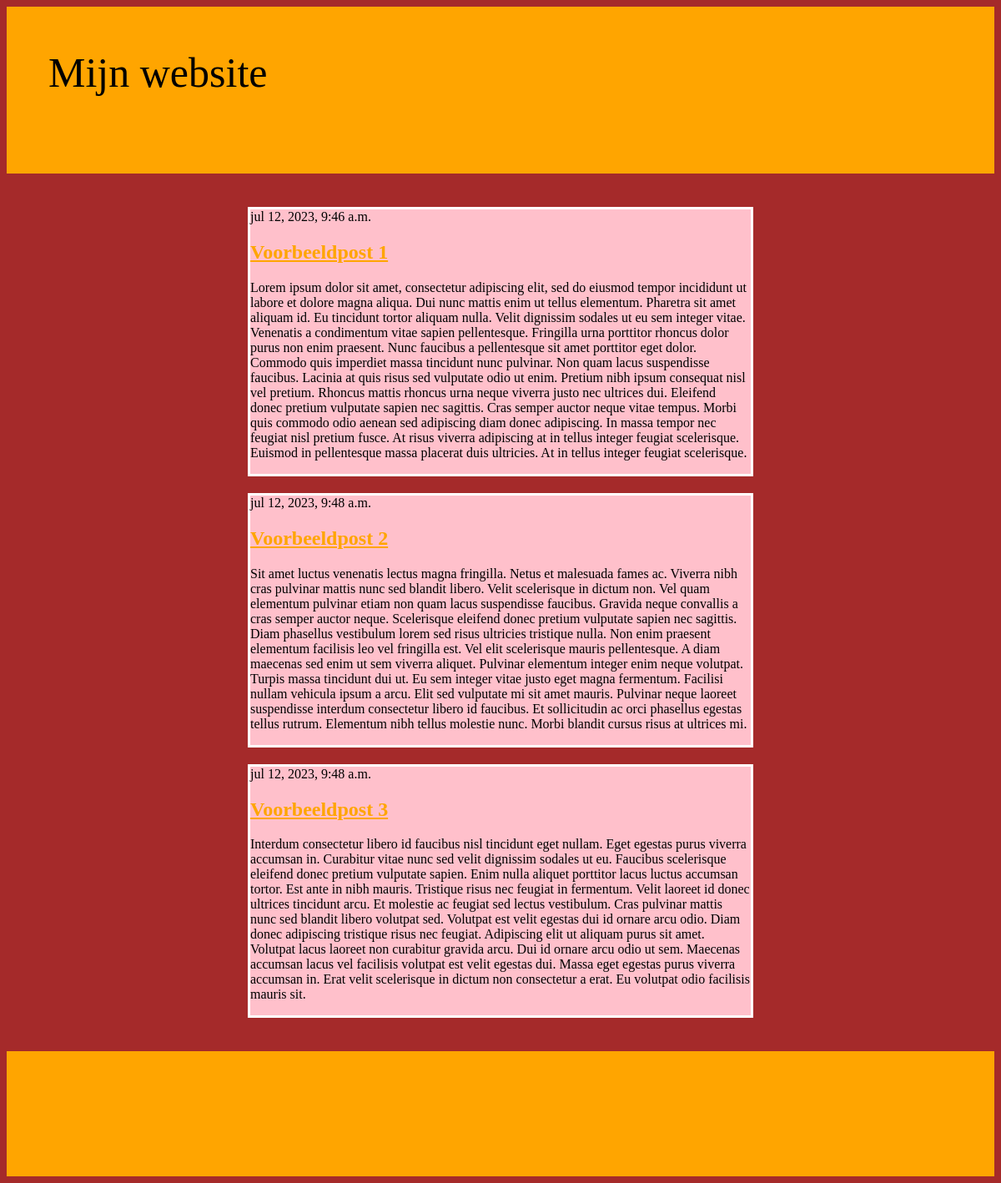
The page / on the database its author committed.
### blog/models.py (models this page shows, shortened)
class Post(models.Model):
    author = models.ForeignKey(settings.AUTH_USER_MODEL, on_delete=models.CASCADE)
    title = models.CharField(max_length=200)
    text = models.TextField()
    created_date = models.DateTimeField(default=timezone.now)
    published_date = models.DateTimeField(blank=True, null=True)

### blog/views.py (the view)
# urls.py: path('', views.post_list, name='post_list'),
def post_list(request):
    posts = Post.objects.filter(published_date__lte=timezone.now()).order_by('published_date')
    return render(request, 'blog/post_list.html', {'posts': posts})

### blog/templates/blog/post_list.html (shortened to what this page needs)
{% load static %}
<!DOCTYPE html>
<html lang="en">
    <head><meta charset="utf-8">
        <link rel="stylesheet" href="{% static 'css/stijlles5django.css' %}">
    </head>
    <header>Mijn website</header>
    <body>{% block content %}{% for post in posts %}
        <article class="post">
            <time class="date">{{ post.published_date }}</time>
            <h2><a href="">{{ post.title }}</a></h2>
            <p>{{ post.text|linebreaksbr }}</p>
        </article>{% endfor %}{% endblock %}
        <footer></footer>
    </body>
</html>

### blog/static/css/stijlles5django.css (style rules this page uses)
body { background-color: brown; }
header { background-color: orange; height: 100px; padding: 50px; font-size: 50px; max-width: 100%; margin-bottom: 40px; }
article { width: 600px; margin: auto; border: 3px solid white; background-color: rgb(255, 192, 203); margin-top: 20px; margin-bottom: 20px; }
footer { margin-top: 40px; background-color: orange; height: 150px; }
a { color: orange; }

### rows shown on the page
Post: published_date "jul 12, 2023, 9:46 a.m.", title "Voorbeeldpost 1", text "Lorem ipsum dolor sit amet, consectetur adipiscing elit, sed do eiusmod tempor incididunt ut labore et dolore magna aliqua. Dui nunc mattis enim ut tellus elementum. Pharetra sit amet aliquam id. Eu tincidunt tortor aliquam nulla. Velit dignissim sodales ut eu sem integer vitae. Venenatis a condimentum vitae sapien pellentesque. Fringilla urna porttitor rhoncus dolor purus non enim praesent. Nunc faucibus a pellentesque sit amet porttitor eget dolor. Commodo quis imperdiet massa tincidunt nunc pulvinar. Non quam lacus suspendisse faucibus. Lacinia at quis risus sed vulputate odio ut enim. Pretium nibh ipsum consequat nisl vel pretium. Rhoncus mattis rhoncus urna neque viverra justo nec…"
Post: published_date "jul 12, 2023, 9:48 a.m.", title "Voorbeeldpost 2", text "Sit amet luctus venenatis lectus magna fringilla. Netus et malesuada fames ac. Viverra nibh cras pulvinar mattis nunc sed blandit libero. Velit scelerisque in dictum non. Vel quam elementum pulvinar etiam non quam lacus suspendisse faucibus. Gravida neque convallis a cras semper auctor neque. Scelerisque eleifend donec pretium vulputate sapien nec sagittis. Diam phasellus vestibulum lorem sed risus ultricies tristique nulla. Non enim praesent elementum facilisis leo vel fringilla est. Vel elit scelerisque mauris pellentesque. A diam maecenas sed enim ut sem viverra aliquet. Pulvinar elementum integer enim neque volutpat. Turpis massa tincidunt dui ut. Eu sem integer vitae justo eget magna…"
Post: published_date "jul 12, 2023, 9:48 a.m.", title "Voorbeeldpost 3", text "Interdum consectetur libero id faucibus nisl tincidunt eget nullam. Eget egestas purus viverra accumsan in. Curabitur vitae nunc sed velit dignissim sodales ut eu. Faucibus scelerisque eleifend donec pretium vulputate sapien. Enim nulla aliquet porttitor lacus luctus accumsan tortor. Est ante in nibh mauris. Tristique risus nec feugiat in fermentum. Velit laoreet id donec ultrices tincidunt arcu. Et molestie ac feugiat sed lectus vestibulum. Cras pulvinar mattis nunc sed blandit libero volutpat sed. Volutpat est velit egestas dui id ornare arcu odio. Diam donec adipiscing tristique risus nec feugiat. Adipiscing elit ut aliquam purus sit amet. Volutpat lacus laoreet non curabitur gravida…"
